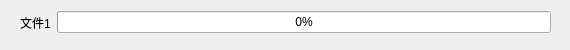
<?xml version="1.0" encoding="UTF-8"?>
<ui version="4.0">
 <class>FileDataProgress</class>
 <widget class="QWidget" name="FileDataProgress">
  <property name="geometry">
   <rect>
    <x>0</x>
    <y>0</y>
    <width>570</width>
    <height>50</height>
   </rect>
  </property>
  <property name="windowTitle">
   <string>Form</string>
  </property>
  <widget class="QWidget" name="">
   <property name="geometry">
    <rect>
     <x>20</x>
     <y>10</y>
     <width>531</width>
     <height>25</height>
    </rect>
   </property>
   <layout class="QHBoxLayout" name="horizontalLayout">
    <item>
     <widget class="QLabel" name="label">
      <property name="text">
       <string>文件1</string>
      </property>
     </widget>
    </item>
    <item>
     <widget class="QProgressBar" name="progressBar">
      <property name="value">
       <number>0</number>
      </property>
     </widget>
    </item>
   </layout>
  </widget>
 </widget>
 <resources/>
 <connections/>
</ui>
